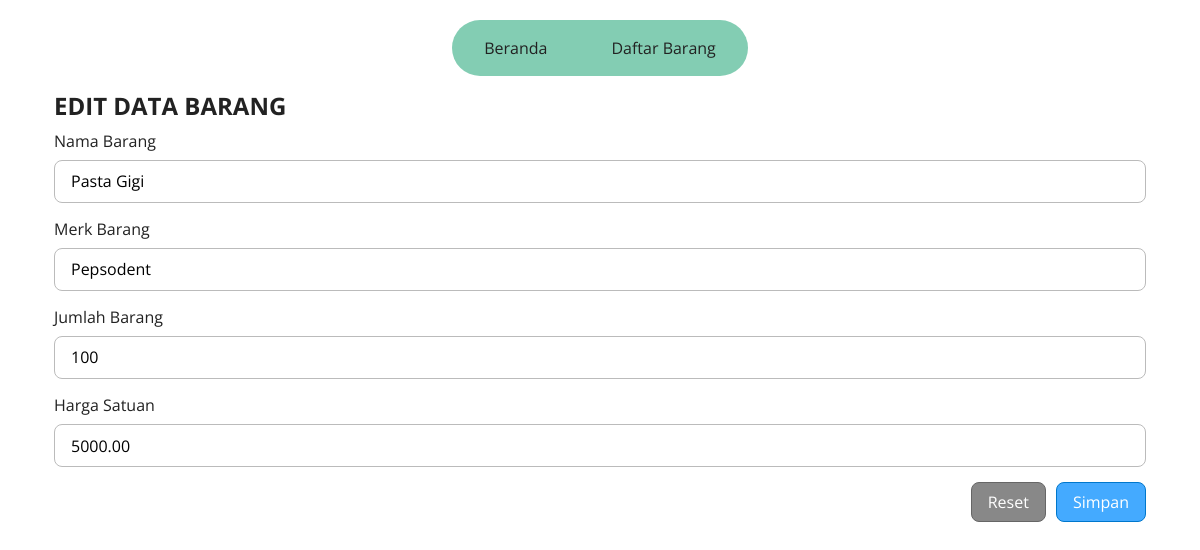
Page /edit.php?id=101 on the committed database.
### tables this page shows
CREATE TABLE `barang` (
  `id` int NOT NULL AUTO_INCREMENT,
  `nama` varchar(50) NOT NULL,
  `merk` varchar(50) NOT NULL,
  `jumlah` mediumint NOT NULL,
  `harga` decimal(10,2) NOT NULL,
  PRIMARY KEY (`id`)
);

### utils.php (called while the page is built, shortened)
<?php
$conn = mysqli_connect(
  env("db_host", "localhost"),
  env("db_user", "root"),
  env("db_pass", "root"),
  env("db_name", "uas_pweb")
);
function env($key, $default = "")
{
  return ENV[$key];
}
function readOne($tableName, $id)
{
  global $conn;
  $query = "SELECT * FROM $tableName WHERE id = $id";
  $result = mysqli_query($conn, $query);
  return mysqli_fetch_assoc($result);
}

### edit.php (the view, shortened to what this page needs)
<?php
include 'utils.php';
$id = $_GET['id'];
$result = readOne('barang', $id);
$nama = $result['nama'];
$merk = $result['merk'];
$jumlah = $result['jumlah'];
$harga = $result['harga'];
?>
<!DOCTYPE html>
<html lang="en">
<head>
  <?php include 'partials/css.php' ?>
</head>
<body>
  <?php include 'partials/navigasi.php' ?>
  <div class="container">
    <div class="row">
      <div class="col">
        <h2>EDIT DATA BARANG</h2>
      </div>
    </div>
    <form method="post" action="update.php" class="form">
      <div class="mb-3">
        <label class="form-label" for="nama-ubah">Nama Barang</label>
        <input type="text" class="form-control" name="nama" id="nama-ubah" value="<?= $nama ?>" required>
      </div>
      <div class="mb-3">
        <label class="form-label" for="merk-ubah">Merk Barang</label>
        <input type="text" class="form-control" name="merk" id="merk-ubah" value="<?= $merk ?>" required>
      </div>
      <div class="mb-3">
        <label class="form-label" for="jumlah-ubah">Jumlah Barang</label>
        <input type="number" class="form-control" name="jumlah" id="jumlah-ubah" value="<?= $jumlah ?>" required>
      </div>
      <div class="mb-3">
        <label class="form-label" for="harga-ubah">Harga Satuan</label>
        <input type="number" class="form-control" name="harga" step="0.01" id="harga-ubah" value="<?= $harga ?>" required>
      </div>
      <div class="d-flex justify-content-end gapx-2">
        <button class="btn btn-secondary" type="reset">Reset</button>
        <button class="btn btn-primary" type="submit" name="submit">Simpan</button>
      </div>
    </form>
  </div>
</body>
</html>

### css/colors.css (style rules this page uses)
:root { --green: #83cdb3; --dark-green: #40a07f; --darkest-green: #20503f; --orange: #fbcf71; --white: #ffffff; --black: #222222; --black-alpha: #000c; --light-gray: #bbbbbb; --gray: #888888; --dark-gray: #666666; --red: #ff8888; --dark-red: #cc6666; --darkest-red: #9b3b3b; --blue: #44aaff; --dark-blue: #0077cc; }

### css/components.css (style rules this page uses)
.container { margin-left: auto; margin-right: auto; }
.row { display: flex; flex-wrap: wrap; --gap: 15px; margin: calc(var(--gap) * -0.5); }
.col, [class*="col-"] { padding: calc(var(--gap) * 0.5); }
.d-flex { display: flex !important; }
.justify-content-end { justify-content: flex-end !important; }
.gapx-2 { gap: 10px !important; }
.mb-3 { margin-bottom: 15px !important; }
.btn { font-size: inherit; font-family: inherit; padding: 0.5em 1em; display: inline-block; cursor: pointer; text-decoration: none; transition: background-color 0.2s ease; }
.btn-primary { border: 1px solid var(--dark-blue); background-color: var(--blue); color: var(--white); border-radius: 0.5em; }
.btn-secondary { border: 1px solid var(--dark-gray); background-color: var(--gray); color: var(--white); border-radius: 0.5em; }
.form { width: 100%; }
.form-label, .form-control { display: block; }
.form-label { margin-top: 0.5em; margin-bottom: 0.5em; }
.form-control { border: 1px solid var(--light-gray); border-radius: 0.5em; padding: 0.6em 1em; width: 100%; }

### css/media/default.css (style rules this page uses)
.container { --gutter-x: 1.5rem; width: 100%; padding: 0 calc(var(--gutter-x)); }
.col { min-width: 8.33333333%; }

### css/media/small.css (style rules this page uses)
@media screen and (width >= 576px) { .container { width: 540px; } }

### css/media/medium.css (style rules this page uses)
@media screen and (width >= 768px) { .container { width: 720px; } }

### css/media/large.css (style rules this page uses)
@media screen and (width >= 992px) { .container { width: 960px; } }

### css/media/x-large.css (style rules this page uses)
@media screen and (width >= 1200px) { .container { width: 1140px; } }

### rows in the picture
barang: nama "Pasta Gigi", merk "Pepsodent", jumlah "100", harga "5000.00"
